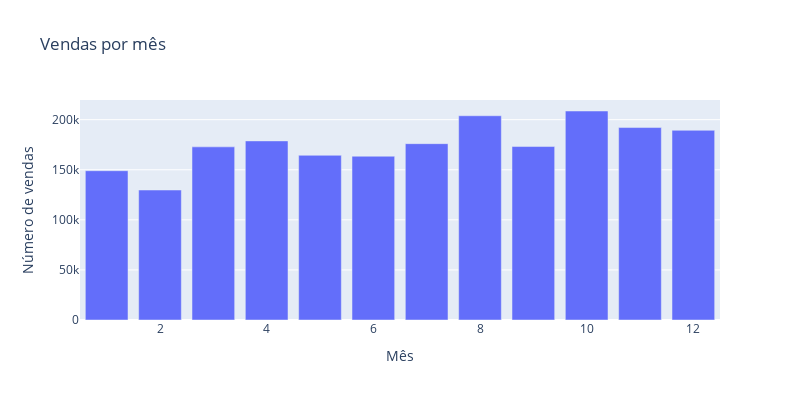

The cell this chart's notebook holds for it:
### Markdown cell above
### 5.1) Acidentes por mês

### Code cell
plot_vendas_per_month(df_vendas, 2018)

### Figure 1 — Plotly figure (JSON) as saved in the notebook; plotly's stock layout.template omitted (floating-point values rounded to 4 significant figures)
{"data": [{"alignmentgroup": "True", "hovertemplate": "Mês=%{x}<br>Número de vendas=%{y}<extra></extra>", "legendgroup": "", "marker": {"color": "#636efa", "pattern": {"shape": ""}}, "name": "", "offsetgroup": "", "orientation": "v", "showlegend": false, "textposition": "auto", "type": "bar", "x": [1, 2, 3, 4, 5, 6, 7, 8, 9, 10, 11, 12], "xaxis": "x", "y": [149041, 129782, 172842, 178803, 164415, 163497, 176047, 203896, 173174, 208650, 192120, 189373], "yaxis": "y"}], "layout": {"bargap": 0.2, "barmode": "relative", "height": 400, "legend": {"tracegroupgap": 0}, "showlegend": false, "title": {"text": "Vendas por mês"}, "width": 800, "xaxis": {"anchor": "y", "domain": [0, 1], "title": {"text": "Mês"}}, "yaxis": {"anchor": "x", "domain": [0, 1], "title": {"text": "Número de vendas"}}}}
